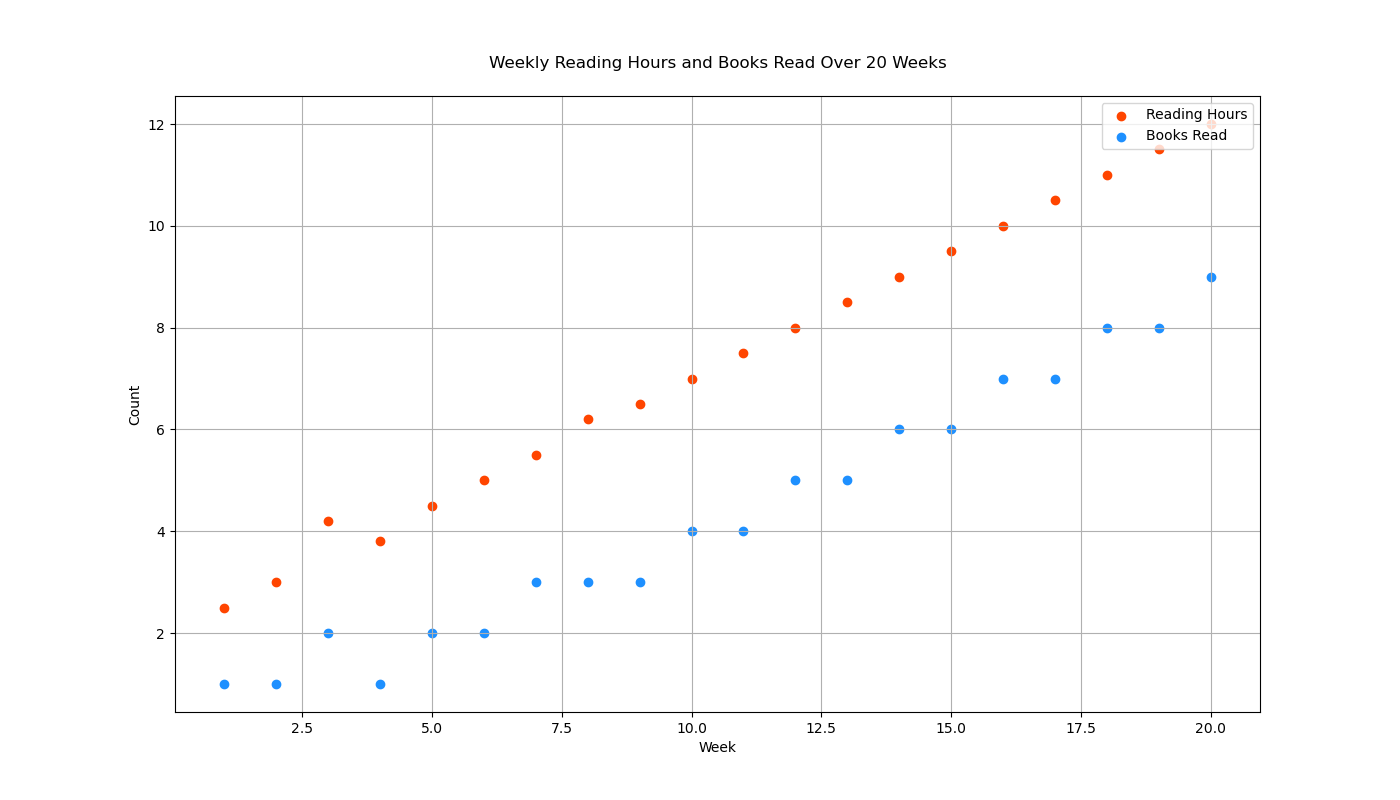

The Python source for this figure:

import matplotlib.pyplot as plt

# Data
weeks = [1, 2, 3, 4, 5, 6, 7, 8, 9, 10, 11, 12, 13, 14, 15, 16, 17, 18, 19, 20]
reading_hours = [2.5, 3.0, 4.2, 3.8, 4.5, 5.0, 5.5, 6.2, 6.5, 7.0, 7.5, 8.0, 8.5, 9.0, 9.5, 10.0, 10.5, 11.0, 11.5, 12.0]
books_read = [1, 1, 2, 1, 2, 2, 3, 3, 3, 4, 4, 5, 5, 6, 6, 7, 7, 8, 8, 9]

# Scatter plot
plt.figure(figsize=(14, 8))
plt.scatter(weeks, reading_hours, color='#FF4500', label='Reading Hours')  # OrangeRed
plt.scatter(weeks, books_read, color='#1E90FF', label='Books Read')  # DodgerBlue

# Customize the plot
plt.title('Weekly Reading Hours and Books Read Over 20 Weeks', pad=20)
plt.xlabel('Week')
plt.ylabel('Count')
plt.legend(loc='upper right')
plt.grid(True)

# Show the plot
plt.show()
